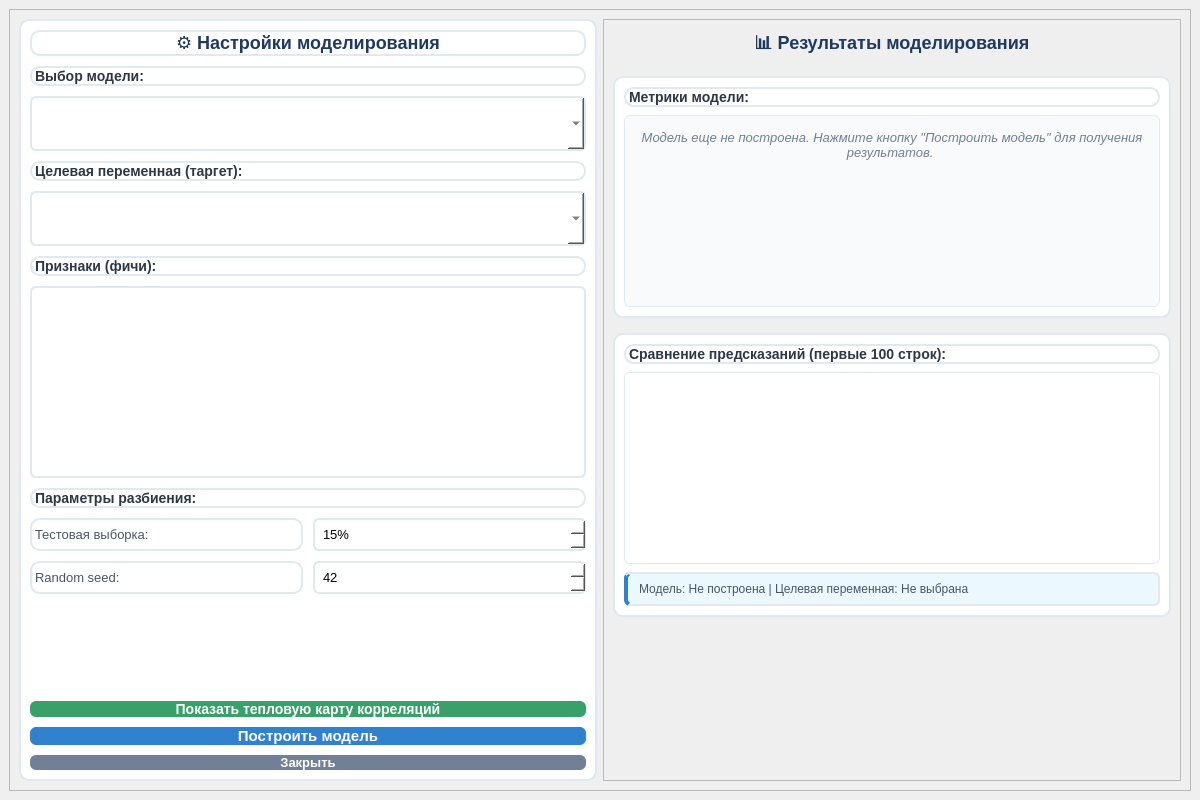
<?xml version="1.0" encoding="UTF-8"?>
<ui version="4.0">
<class>ModelingWindow</class>
<widget class="QMainWindow" name="ModelingWindow">
 <property name="geometry">
  <rect>
   <x>0</x>
   <y>0</y>
   <width>1200</width>
   <height>800</height>
  </rect>
 </property>
 <property name="windowTitle">
  <string>Моделирование</string>
 </property>
 <widget class="QWidget" name="centralwidget">
  <layout class="QVBoxLayout" name="mainLayout">
   <item>
    <widget class="QScrollArea" name="mainScrollArea">
     <property name="widgetResizable">
      <bool>true</bool>
     </property>
     <widget class="QWidget" name="scrollAreaWidgetContents">
      <layout class="QHBoxLayout" name="contentLayout">
       <item>
        <widget class="QFrame" name="leftPanel">
         <property name="minimumWidth">
          <number>400</number>
         </property>
         <property name="maximumWidth">
          <number>450</number>
         </property>
         <property name="styleSheet">
          <string notr="true">QFrame {
    background-color: #ffffff;
    border-radius: 10px;
    border: 2px solid #e2e8f0;
}</string>
         </property>
         <layout class="QVBoxLayout" name="leftLayout">
          <property name="spacing">
           <number>10</number>
          </property>
          <property name="contentsMargins">
           <number>15</number>
           <number>15</number>
           <number>15</number>
           <number>15</number>
          </property>
          <item>
           <widget class="QLabel" name="titleLabel">
            <property name="text">
             <string>&lt;h2 style='color: #1e3a5f; font-size: 18px; font-weight: bold; text-align: center; margin: 0; padding: 0;'&gt;⚙️ Настройки моделирования&lt;/h2&gt;</string>
            </property>
            <property name="alignment">
             <set>Qt::AlignCenter</set>
            </property>
           </widget>
          </item>
          <item>
           <widget class="QLabel" name="modelLabel">
            <property name="text">
             <string>&lt;b style='color: #2d3748; font-size: 14px;'&gt;Выбор модели:&lt;/b&gt;</string>
            </property>
           </widget>
          </item>
          <item>
           <widget class="QComboBox" name="modelComboBox">
            <property name="styleSheet">
<string notr="true">QComboBox {
    background-color: #ffffff;
    border: 2px solid #e2e8f0;
    border-radius: 6px;
    padding: 8px;
    font-size: 14px;
    color: #2d3748;
    min-height: 35px;
}
QComboBox:hover {
    border-color: #3182ce;
}</string>
            </property>
           </widget>
          </item>
          <item>
           <widget class="QLabel" name="targetLabel">
            <property name="text">
             <string>&lt;b style='color: #2d3748; font-size: 14px;'&gt;Целевая переменная (таргет):&lt;/b&gt;</string>
            </property>
           </widget>
          </item>
          <item>
           <widget class="QComboBox" name="targetComboBox">
            <property name="styleSheet">
<string notr="true">QComboBox {
    background-color: #ffffff;
    border: 2px solid #e2e8f0;
    border-radius: 6px;
    padding: 8px;
    font-size: 14px;
    color: #2d3748;
    min-height: 35px;
}
QComboBox:hover {
    border-color: #3182ce;
}</string>
            </property>
           </widget>
          </item>
          <item>
           <widget class="QLabel" name="featuresLabel">
            <property name="text">
             <string>&lt;b style='color: #2d3748; font-size: 14px;'&gt;Признаки (фичи):&lt;/b&gt;</string>
            </property>
           </widget>
          </item>
          <item>
           <widget class="QListWidget" name="featuresListWidget">
            <property name="minimumHeight">
             <number>200</number>
            </property>
            <property name="selectionMode">
             <enum>QAbstractItemView::MultiSelection</enum>
            </property>
            <property name="styleSheet">
<string notr="true">QListWidget {
    background-color: #ffffff;
    border: 2px solid #e2e8f0;
    border-radius: 6px;
    font-size: 13px;
}
QListWidget::item {
    padding: 8px 10px;
    border-bottom: 1px solid #edf2f7;
}
QListWidget::item:selected {
    background-color: #3182ce;
    color: white;
}</string>
            </property>
           </widget>
          </item>
          <item>
           <widget class="QLabel" name="paramsLabel">
            <property name="text">
             <string>&lt;b style='color: #2d3748; font-size: 14px;'&gt;Параметры разбиения:&lt;/b&gt;</string>
            </property>
           </widget>
          </item>
          <item>
           <layout class="QHBoxLayout" name="testSizeLayout">
            <item>
             <widget class="QLabel" name="testSizeLabel">
              <property name="text">
               <string>Тестовая выборка:</string>
              </property>
              <property name="styleSheet">
<string notr="true">color: #4a5568;
font-size: 13px;
min-width: 120px;</string>
              </property>
             </widget>
            </item>
            <item>
             <widget class="QSpinBox" name="testSizeSpinBox">
              <property name="minimum">
               <number>10</number>
              </property>
              <property name="maximum">
               <number>50</number>
              </property>
              <property name="value">
               <number>15</number>
              </property>
              <property name="suffix">
               <string>%</string>
              </property>
              <property name="styleSheet">
<string notr="true">QSpinBox {
    background-color: #ffffff;
    border: 2px solid #e2e8f0;
    border-radius: 6px;
    padding: 6px;
    font-size: 13px;
    min-width: 80px;
}
QSpinBox:hover {
    border-color: #3182ce;
}</string>
              </property>
             </widget>
            </item>
           </layout>
          </item>
          <item>
           <layout class="QHBoxLayout" name="seedLayout">
            <item>
             <widget class="QLabel" name="seedLabel">
              <property name="text">
               <string>Random seed:</string>
              </property>
              <property name="styleSheet">
<string notr="true">color: #4a5568;
font-size: 13px;
min-width: 120px;</string>
              </property>
             </widget>
            </item>
            <item>
             <widget class="QSpinBox" name="randomSeedSpinBox">
              <property name="minimum">
               <number>0</number>
              </property>
              <property name="maximum">
               <number>99999</number>
              </property>
              <property name="value">
               <number>42</number>
              </property>
              <property name="styleSheet">
<string notr="true">QSpinBox {
    background-color: #ffffff;
    border: 2px solid #e2e8f0;
    border-radius: 6px;
    padding: 6px;
    font-size: 13px;
    min-width: 80px;
}
QSpinBox:hover {
    border-color: #3182ce;
}</string>
              </property>
             </widget>
            </item>
           </layout>
          </item>
          <item>
           <spacer name="verticalSpacer">
            <property name="orientation">
             <enum>Qt::Vertical</enum>
            </property>
            <property name="sizeHint" stdset="0">
             <size>
              <width>20</width>
              <height>20</height>
             </size>
            </property>
           </spacer>
          </item>
          <item>
           <widget class="QPushButton" name="showHeatmapButton">
            <property name="minimumHeight">
             <number>40</number>
            </property>
            <property name="styleSheet">
<string notr="true">QPushButton {
    background-color: #38a169;
    color: white;
    border: none;
    border-radius: 6px;
    font-weight: bold;
    font-size: 14px;
}
QPushButton:hover {
    background-color: #2f855a;
}
QPushButton:pressed {
    background-color: #276749;
}</string>
            </property>
            <property name="text">
             <string>Показать тепловую карту корреляций</string>
            </property>
           </widget>
          </item>
          <item>
           <widget class="QPushButton" name="buildModelButton">
            <property name="minimumHeight">
             <number>45</number>
            </property>
            <property name="styleSheet">
<string notr="true">QPushButton {
    background-color: #3182ce;
    color: white;
    border: none;
    border-radius: 6px;
    font-weight: bold;
    font-size: 15px;
}
QPushButton:hover {
    background-color: #2c5282;
}
QPushButton:pressed {
    background-color: #2a4365;
}</string>
            </property>
            <property name="text">
             <string>Построить модель</string>
            </property>
           </widget>
          </item>
          <item>
           <widget class="QPushButton" name="closeButton">
            <property name="minimumHeight">
             <number>35</number>
            </property>
            <property name="styleSheet">
<string notr="true">QPushButton {
    background-color: #718096;
    color: white;
    border: none;
    border-radius: 6px;
    font-weight: bold;
    font-size: 13px;
}
QPushButton:hover {
    background-color: #4a5568;
}
QPushButton:pressed {
    background-color: #2d3748;
}</string>
            </property>
            <property name="text">
             <string>Закрыть</string>
            </property>
           </widget>
          </item>
         </layout>
        </widget>
       </item>
       <item>
        <widget class="QScrollArea" name="rightScrollArea">
         <property name="widgetResizable">
          <bool>true</bool>
         </property>
         <widget class="QWidget" name="rightScrollWidget">
          <layout class="QVBoxLayout" name="rightLayout">
           <property name="spacing">
            <number>15</number>
           </property>
           <item>
            <widget class="QLabel" name="resultsTitleLabel">
             <property name="text">
              <string>&lt;h2 style='color: #1e3a5f; font-size: 18px; font-weight: bold; text-align: center; margin: 0; padding: 0;'&gt;📊 Результаты моделирования&lt;/h2&gt;</string>
             </property>
             <property name="alignment">
              <set>Qt::AlignCenter</set>
             </property>
            </widget>
           </item>
           <item>
            <widget class="QFrame" name="metricsFrame">
             <property name="styleSheet">
              <string notr="true">QFrame {
    background-color: #ffffff;
    border-radius: 10px;
    border: 2px solid #e2e8f0;
}</string>
             </property>
             <layout class="QVBoxLayout" name="metricsLayout">
              <property name="spacing">
               <number>8</number>
              </property>
              <property name="contentsMargins">
               <number>12</number>
               <number>12</number>
               <number>12</number>
               <number>12</number>
              </property>
              <item>
               <widget class="QLabel" name="metricsLabel">
                <property name="text">
                 <string>&lt;b style='color: #2d3748; font-size: 14px;'&gt;Метрики модели:&lt;/b&gt;</string>
                </property>
               </widget>
              </item>
              <item>
               <widget class="QTextEdit" name="metricsTextEdit">
                <property name="minimumHeight">
                 <number>120</number>
                </property>
                <property name="readOnly">
                 <bool>true</bool>
                </property>
                <property name="styleSheet">
<string notr="true">QTextEdit {
    background-color: #f8fafc;
    border: 1px solid #e2e8f0;
    border-radius: 6px;
    padding: 10px;
    font-size: 13px;
    color: #2d3748;
}</string>
                </property>
                <property name="html">
                 <string>&lt;div style='color: #718096; font-style: italic; text-align: center; padding: 20px;'&gt;
    Модель еще не построена. Нажмите кнопку "Построить модель" для получения результатов.
&lt;/div&gt;</string>
                </property>
               </widget>
              </item>
             </layout>
            </widget>
           </item>
           <item>
            <widget class="QFrame" name="predictionsFrame">
             <property name="styleSheet">
              <string notr="true">QFrame {
    background-color: #ffffff;
    border-radius: 10px;
    border: 2px solid #e2e8f0;
}</string>
             </property>
             <layout class="QVBoxLayout" name="predictionsLayout">
              <property name="spacing">
               <number>8</number>
              </property>
              <property name="contentsMargins">
               <number>12</number>
               <number>12</number>
               <number>12</number>
               <number>12</number>
              </property>
              <item>
               <widget class="QLabel" name="predictionsLabel">
                <property name="text">
                 <string>&lt;b style='color: #2d3748; font-size: 14px;'&gt;Сравнение предсказаний (первые 100 строк):&lt;/b&gt;</string>
                </property>
               </widget>
              </item>
              <item>
               <widget class="QTableView" name="predictionsTableView">
                <property name="minimumHeight">
                 <number>250</number>
                </property>
                <property name="alternatingRowColors">
                 <bool>true</bool>
                </property>
                <property name="styleSheet">
<string notr="true">QTableView {
    background-color: #ffffff;
    border: 1px solid #e2e8f0;
    border-radius: 6px;
    font-size: 12px;
}
QHeaderView::section {
    background-color: #edf2f7;
    padding: 6px;
    border: none;
    border-right: 1px solid #e2e8f0;
    border-bottom: 1px solid #3182ce;
    font-weight: bold;
    color: #2d3748;
}</string>
                </property>
               </widget>
              </item>
              <item>
               <widget class="QLabel" name="modelInfoLabel">
                <property name="styleSheet">
<string notr="true">color: #4a5568;
font-size: 12px;
padding: 8px;
background-color: #ebf8ff;
border-radius: 6px;
border-left: 4px solid #3182ce;</string>
                </property>
                <property name="text">
                 <string>Модель: Не построена | Целевая переменная: Не выбрана</string>
                </property>
               </widget>
              </item>
             </layout>
            </widget>
           </item>
           <item>
            <spacer name="verticalSpacer_2">
             <property name="orientation">
              <enum>Qt::Vertical</enum>
             </property>
             <property name="sizeHint" stdset="0">
              <size>
               <width>20</width>
               <height>20</height>
              </size>
             </property>
            </spacer>
           </item>
          </layout>
         </widget>
        </widget>
       </item>
      </layout>
     </widget>
    </widget>
   </item>
  </layout>
 </widget>
</widget>
<resources/>
<connections/>
</ui>
